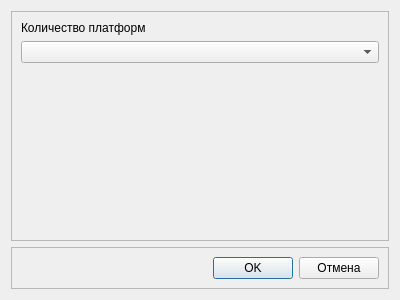
<?xml version="1.0" encoding="UTF-8"?>
<ui version="4.0">
 <class>JumpPlateParamsDialog</class>
 <widget class="QDialog" name="JumpPlateParamsDialog">
  <property name="geometry">
   <rect>
    <x>0</x>
    <y>0</y>
    <width>400</width>
    <height>300</height>
   </rect>
  </property>
  <property name="windowTitle">
   <string>Прыжковая платформа. Параметры.</string>
  </property>
  <layout class="QVBoxLayout" name="verticalLayout">
   <item>
    <widget class="QFrame" name="frame">
     <property name="frameShape">
      <enum>QFrame::StyledPanel</enum>
     </property>
     <property name="frameShadow">
      <enum>QFrame::Raised</enum>
     </property>
     <layout class="QVBoxLayout" name="verticalLayout_2">
      <item>
       <widget class="QLabel" name="lblPlateCount">
        <property name="text">
         <string>Количество платформ</string>
        </property>
       </widget>
      </item>
      <item>
       <widget class="QComboBox" name="cbPlateCount"/>
      </item>
      <item>
       <spacer name="verticalSpacer">
        <property name="orientation">
         <enum>Qt::Vertical</enum>
        </property>
        <property name="sizeHint" stdset="0">
         <size>
          <width>20</width>
          <height>40</height>
         </size>
        </property>
       </spacer>
      </item>
     </layout>
    </widget>
   </item>
   <item>
    <widget class="QFrame" name="frModalButtons">
     <property name="frameShape">
      <enum>QFrame::StyledPanel</enum>
     </property>
     <property name="frameShadow">
      <enum>QFrame::Raised</enum>
     </property>
     <layout class="QHBoxLayout" name="horizontalLayout_10">
      <item>
       <spacer name="horizontalSpacer_5">
        <property name="orientation">
         <enum>Qt::Horizontal</enum>
        </property>
        <property name="sizeHint" stdset="0">
         <size>
          <width>40</width>
          <height>20</height>
         </size>
        </property>
       </spacer>
      </item>
      <item>
       <widget class="QPushButton" name="btnOK">
        <property name="text">
         <string>OK</string>
        </property>
       </widget>
      </item>
      <item>
       <widget class="QPushButton" name="btnCancel">
        <property name="text">
         <string>Отмена</string>
        </property>
       </widget>
      </item>
     </layout>
    </widget>
   </item>
  </layout>
 </widget>
 <resources/>
 <connections>
  <connection>
   <sender>btnOK</sender>
   <signal>clicked()</signal>
   <receiver>JumpPlateParamsDialog</receiver>
   <slot>accept()</slot>
   <hints>
    <hint type="sourcelabel">
     <x>269</x>
     <y>269</y>
    </hint>
    <hint type="destinationlabel">
     <x>397</x>
     <y>184</y>
    </hint>
   </hints>
  </connection>
  <connection>
   <sender>btnCancel</sender>
   <signal>clicked()</signal>
   <receiver>JumpPlateParamsDialog</receiver>
   <slot>reject()</slot>
   <hints>
    <hint type="sourcelabel">
     <x>342</x>
     <y>265</y>
    </hint>
    <hint type="destinationlabel">
     <x>401</x>
     <y>216</y>
    </hint>
   </hints>
  </connection>
 </connections>
</ui>
